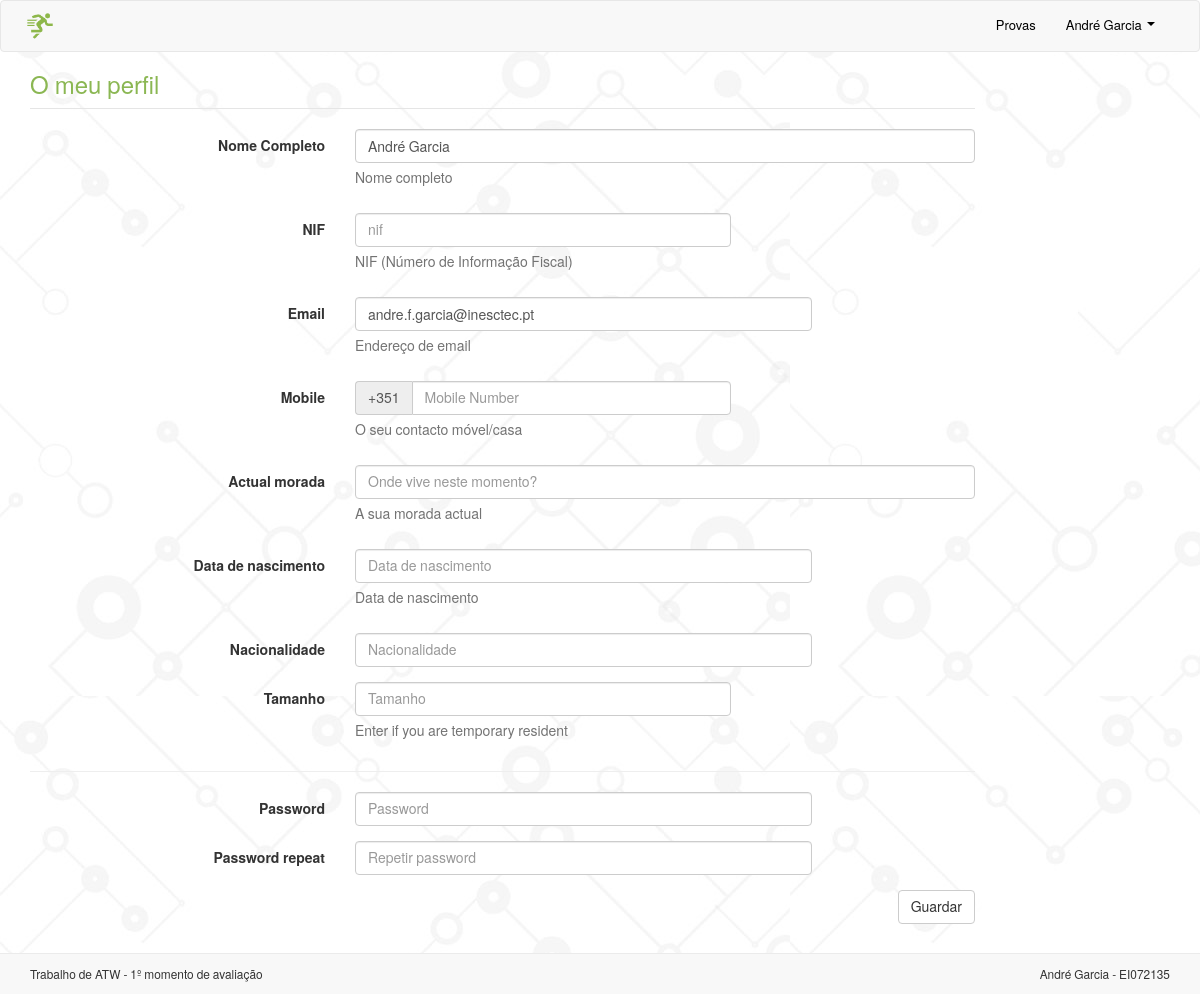
Page /definicoes.php (signed in) on the earlier database version.
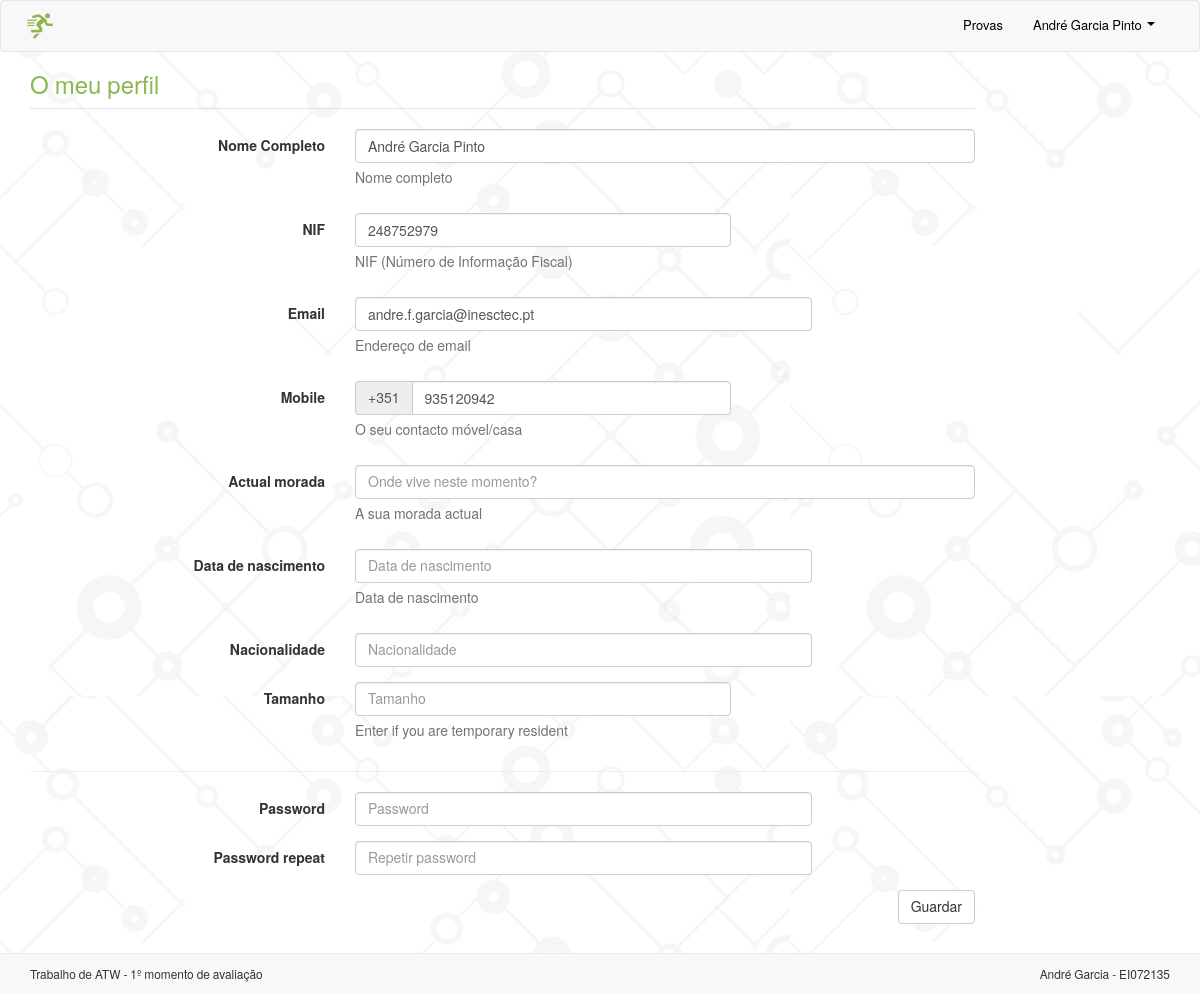
Same page on the later database version.
### tables this page shows
CREATE TABLE `utilizador` (
  `idu` int(11) NOT NULL,
  `nome` text NOT NULL,
  `nif` text,
  `cc` text,
  `datan` text,
  `email` text NOT NULL,
  `telef` text,
  `morada` varchar(500) DEFAULT NULL,
  `nacionalidade` text,
  `genero` text,
  `ativo` tinyint(1) NOT NULL DEFAULT '0',
  `senha` varchar(100) NOT NULL,
  `federado` tinyint(1) NOT NULL DEFAULT '0',
  `tempos` text,
  `tamanho` text
);

### definicoes.php (the view, shortened to what this page needs)
<?php include('header.php') ?>
<?php include('ConnectDB.php');
$connection    = ConnectDB::getInstance()->getConnection();
$id_utilizador = $_SESSION['idu'];
$query         = "SELECT * from utilizador WHERE idu = ".$id_utilizador;
$dados         = mysqli_query($connection, $query)->fetch_row();
?>
<div class="container">
  <div class="row">
    <div class="col-md-10 ">
      <form class="form-horizontal" method="POST" action="" name="saveDef">
        <fieldset>
          <legend><h3 class="titulo">O meu perfil</h3></legend>
          <div class="form-group">
            <label class="col-md-4 control-label" for="nome">Nome Completo</label>
            <div class="col-md-8">
              <input id="nome" name="nome" type="text" placeholder="<?= $dados[1]; ?>" class="form-control input-md"
                     value="<?= $dados[1]; ?>" required="">
              <span class="help-block">Nome completo</span>
            </div>
          </div>
          <div class="form-group">
            <label class="col-md-4 control-label" for="nif">NIF</label>
            <div class="col-md-5">
              <input id="nif" name="nif" type="text" placeholder="nif" class="form-control input-md" value="<?= $dados[2]; ?>">
              <span class="help-block">NIF (Número de Informação Fiscal)</span>
            </div>
          </div>
          <div class="form-group">
            <label class="col-md-4 control-label" for="email">Email</label>
            <div class="col-md-6">
              <input id="email" name="email" type="text" value="<?= $dados[5]; ?>" class="form-control input-md" >
              <span class="help-block">Endereço de email</span>
            </div>
          </div>
          <div class="form-group">
            <label class="col-md-4 control-label" for="tlf">Mobile</label>
            <div class="col-md-5">
              <div class="input-group">
                <span class="input-group-addon">+351</span>
                <input id="tlf" name="tlf" class="form-control" placeholder="Mobile Number" type="text"
                       value="<?= $dados[6]; ?>" >
              </div>
              <p class="help-block">O seu contacto móvel/casa</p>
            </div>
          </div>
          <div class="form-group">
            <label class="col-md-4 control-label" for="morada">Actual morada</label>
            <div class="col-md-8">
              <input id="morada" name="morada" type="text" value="<?= $dados[7]; ?>" placeholder="Onde vive neste momento?" class="form-control input-md" >
              <span class="help-block">A sua morada actual</span>
            </div>
          </div>
          <div class="form-group">
            <label class="col-md-4 control-label" for="datan">Data de nascimento</label>
            <div class="col-md-6">
              <input id="datan" name="datan" type="search" placeholder="Data de nascimento" class="form-control input-md"
                     value="<?= $dados[4]; ?>" >
              <p class="help-block">Data de nascimento</p>
            </div>
          </div>
          <div class="form-group">
            <label class="col-md-4 control-label" for="nacionalidade">Nacionalidade</label>
            <div class="col-md-6">
              <input id="nacionalidade" name="nacionalidade" type="text" value="<?= $dados[8]; ?>" placeholder="Nacionalidade"
                     class="form-control input-md" >
            </div>
          </div>
          <div class="form-group">
            <label class="col-md-4 control-label" for="tamanho">Tamanho</label>
            <div class="col-md-5">
              <input id="tamanho" name="tamanho" type="text" placeholder="Tamanho" value="<?= $dados[14] ?>" class="form-control input-md">
              <span class="help-block">Enter if you are temporary resident</span>
            </div>
          </div>
          <hr>
          <div class="form-group">
            <label class="col-md-4 control-label" for="password">Password</label>
            <div class="col-md-6">
              <input id="password" name="password" type="text" placeholder="Password" class="form-control input-md">
            </div>
          </div>
          <div class="form-group">
            <label class="col-md-4 control-label" for="repeat_password">Password repeat</label>
            <div class="col-md-6">
              <input id="repeat_password" name="repeat_password" type="text" placeholder="Repetir password" class="form-control input-md">
            </div>
          </div>
        </fieldset>
        <button type="submit" class="btn btn-default pull-right" name="saveDef">Guardar</button>
      </form>
    </div>
  </div>
</div>
<?php include('footer.php'); ?>

### header.php (shortened to what this page needs)
<?php
$logged_in = false;
if (isset($_SESSION['email'])) {
    $logged_in = true;
}
?>
<!doctype html>
<html lang="en">
<head>
  <link rel="stylesheet" href="https://maxcdn.bootstrapcdn.com/bootstrap/3.3.7/css/bootstrap.min.css">
  <link rel="stylesheet" href="assets/css/custom.css">
  <link rel="stylesheet" href="assets/css/tabela.css">
  <link rel="stylesheet" href="https://maxcdn.bootstrapcdn.com/font-awesome/4.7.0/css/font-awesome.min.css">
  <link rel="stylesheet" href="https://cdn.datatables.net/1.10.16/css/dataTables.bootstrap.min.css">
  <link href="https://cdnjs.cloudflare.com/ajax/libs/bootstrap-tour/0.11.0/css/bootstrap-tour.min.css"
        rel="stylesheet">
</head>
<body>
<nav class="navbar navbar-default no-margin-bottom">
  <div class="container">
    <div class="navbar-header">
      <a class="navbar-brand" href="#"><img class="img-responsive" src="assets/img/run_logo.png" /></a>
    </div>
    <div class="collapse navbar-collapse" id="bs-example-navbar-collapse-1">
      <ul class="nav navbar-nav navbar-right">
          <?php
                  if($logged_in){?>
                     <li><a href="provas.php">Provas</a></li>
                  <?php }
                  ?>
        <li class="dropdown">
              <a href="#" class="dropdown-toggle" data-toggle="dropdown" role="button" aria-haspopup="true" aria-expanded="true"><?php echo $_SESSION['nome'] ?>
                <span class="caret"></span></a>
            </li>
      </ul>
    </div>
  </div>
</nav>

### footer.php
<div class="navbar navbar-fixed-bottom">
  <div class="container-fluid"
       style="background-color: #F8F8F8; padding: 10px; border-top: 1px solid #ebebeb; margin-top:25px;">
    <div class="container">
      <div class="row">
        <div class="col-sm-6" style="background-color: #F8F8F8">
          <small>Trabalho de ATW - 1º momento de avaliação</small>
        </div>
        <div class="col-sm-6" style="text-align:right;">
          <small>André Garcia - EI072135</small>
        </div>
      </div>
    </div>
  </div>
</div>

### assets/css/custom.css (style rules this page uses)
body { background-image: url("../img/upgridbackground.jpg"); font-family: FontAwesome, Helvetica Neue, Helvetica, Arial, sans-serif; }
.navbar-brand { color: #000 !important; }
.navbar-brand { padding: 0px; }
.navbar-brand>img { height: 100%; padding: 10px; width: auto; }
.navbar-brand { width: 300px; }
.nav a { color: black !important; font-size: 13px !important; }
.no-margin-bottom { margin-bottom: 0px !important; }
.titulo { color:#8BB753; }
body { padding-bottom: 70px; }

Differences in the rows shown:
changed utilizador "andre.f.garcia@inesctec.pt": nome "André Garcia" → "André Garcia Pinto"; nif (not shown) → "248752979"; tlf (not shown) → "935120942"
Other differences:
$_SESSION['nome']: "André Garcia" → "André Garcia Pinto"
